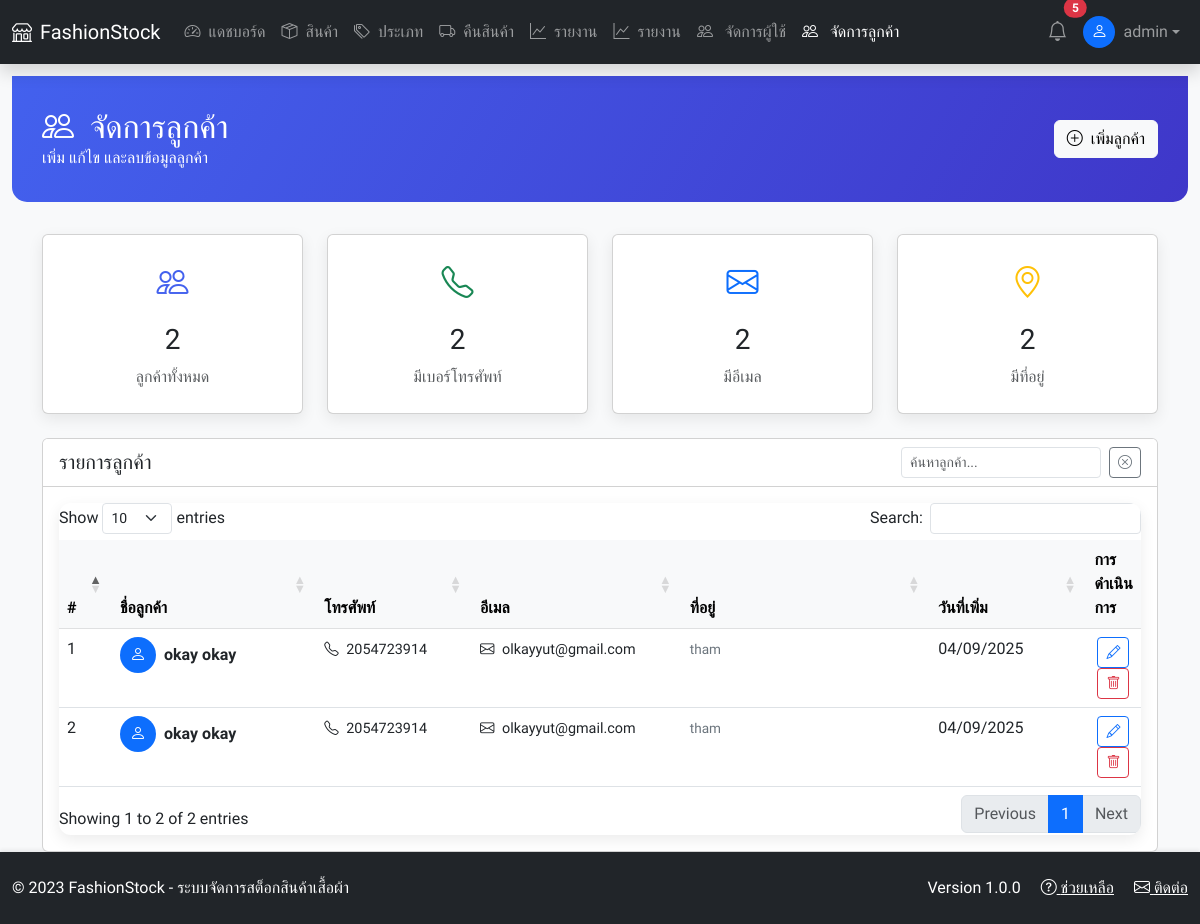
/modules/customers.php (signed in), run on the app's committed database.
### tables this page shows
CREATE TABLE `customers` (
  `id` int(11) NOT NULL,
  `name` varchar(150) NOT NULL,
  `phone` varchar(30) DEFAULT NULL,
  `address` varchar(255) DEFAULT NULL,
  `email` varchar(150) DEFAULT NULL,
  `customer_group` enum('regular','vip','wholesale') NOT NULL DEFAULT 'regular',
  `points` int(11) NOT NULL DEFAULT 0,
  `created_at` timestamp NOT NULL DEFAULT current_timestamp()
);

### modules/customers.php (the view, shortened to what this page needs)
<?php
require_once '../includes/auth.php';
function getCustomers($pdo) {
    $stmt = $pdo->prepare("SELECT * FROM customers ORDER BY created_at DESC");
    $stmt->execute();
    return $stmt->fetchAll();
}
$customers = getCustomers($pdo);
?>
<!DOCTYPE html>
<html lang="th">
<head>
    <link href="https://cdn.jsdelivr.net/npm/bootstrap@5.3.0/dist/css/bootstrap.min.css" rel="stylesheet">
    <link href="https://cdn.datatables.net/1.13.6/css/dataTables.bootstrap5.min.css" rel="stylesheet">
    <link rel="stylesheet" href="https://cdn.jsdelivr.net/npm/bootstrap-icons@1.10.5/font/bootstrap-icons.css">
    <link rel="stylesheet" href="css/style.css">
</head>
<body>
    <?php include '../includes/header.php'; ?>
    <div class="container-fluid">
        <div class="row">
            <main class="">
                <div class="page-header">
                    <div class="container">
                        <div class="row align-items-center">
                            <div class="col-md-6">
                                <h1 class="h2 mb-0"><i class="bi bi-people me-2"></i> จัดการลูกค้า</h1>
                                <p class="mb-0">เพิ่ม แก้ไข และลบข้อมูลลูกค้า</p>
                            </div>
                            <div class="col-md-6 text-md-end">
                                <button class="btn btn-light" data-bs-toggle="modal" data-bs-target="#customerModal" data-action="add">
                                    <i class="bi bi-plus-circle me-1"></i> เพิ่มลูกค้า
                                </button>
                            </div>
                        </div>
                    </div>
                </div>
                <div class="container">
                    <div class="row mb-4">
                        <div class="col-md-3">
                            <div class="card customer-card text-center p-4">
                                <div class="customer-icon">
                                    <i class="bi bi-people"></i>
                                </div>
                                <h3><?php echo count($customers); ?></h3>
                                <p class="text-muted mb-0">ลูกค้าทั้งหมด</p>
                            </div>
                        </div>
                        <div class="col-md-3">
                            <div class="card customer-card text-center p-4">
                                <div class="customer-icon text-success">
                                    <i class="bi bi-telephone"></i>
                                </div>
                                <h3><?php
                                    $with_phone = array_filter($customers, function($c) {
                                        return !empty($c['phone']);
                                    });
                                    echo count($with_phone);
                                ?></h3>
                                <p class="text-muted mb-0">มีเบอร์โทรศัพท์</p>
                            </div>
                        </div>
                        <div class="col-md-3">
                            <div class="card customer-card text-center p-4">
                                <div class="customer-icon text-primary">
                                    <i class="bi bi-envelope"></i>
                                </div>
                                <h3><?php
                                    $with_email = array_filter($customers, function($c) {
                                        return !empty($c['email']);
                                    });
                                    echo count($with_email);
                                ?></h3>
                                <p class="text-muted mb-0">มีอีเมล</p>
                            </div>
                        </div>
                        <div class="col-md-3">
                            <div class="card customer-card text-center p-4">
                                <div class="customer-icon text-warning">
                                    <i class="bi bi-geo-alt"></i>
                                </div>
                                <h3><?php
                                    $with_address = array_filter($customers, function($c) {
                                        return !empty($c['address']);
                                    });
                                    echo count($with_address);
                                ?></h3>
                                <p class="text-muted mb-0">มีที่อยู่</p>
                            </div>
                        </div>
                    </div>
                    <div class="card">
                        <div class="card-header bg-white">
                            <div class="d-flex justify-content-between align-items-center">
                                <h5 class="card-title mb-0">รายการลูกค้า</h5>
                                <div class="d-flex">
                                    <input type="text" id="searchInput" class="form-control form-control-sm me-2" placeholder="ค้นหาลูกค้า..." style="width: 200px;">
                                    <button class="btn btn-sm btn-outline-secondary" id="btnClearSearch">
                                        <i class="bi bi-x-circle"></i>
                                    </button>
                                </div>
                            </div>
                        </div>
                        <div class="card-body">
                            <div class="table-responsive">
                                <table id="customersTable" class="table table-hover">
                                    <thead class="table-light">
                                        <tr>
                                            <th width="5%">#</th>
                                            <th width="20%">ชื่อลูกค้า</th>
                                            <th width="15%">โทรศัพท์</th>
                                            <th width="20%">อีเมล</th>
                                            <th width="25%">ที่อยู่</th>
                                            <th width="15%">วันที่เพิ่ม</th>
                                            <th width="15%">การดำเนินการ</th>
                                        </tr>
                                    </thead>
                                    <tbody>
                                        <?php if (count($customers) > 0): ?>
                                            <?php foreach ($customers as $index => $cust): ?>
                                                <tr>
                                                    <td><?php echo $index + 1; ?></td>
                                                    <td>
                                                        <div class="d-flex align-items-center">
                                                            <div class="bg-primary rounded-circle d-flex align-items-center justify-content-center me-2" style="width: 36px; height: 36px;">
                                                                <i class="bi bi-person text-white"></i>
                                                            </div>
                                                            <strong><?php echo htmlspecialchars($cust['name']); ?></strong>
                                                        </div>
                                                    </td>
                                                    <td>
                                                        <?php if (!empty($cust['phone'])): ?>
                                                            <span class="contact-info">
                                                                <i class="bi bi-telephone me-1"></i>
                                                                <?php echo htmlspecialchars($cust['phone']); ?>
                                                            </span>
                                                        <?php else: ?>
                                                            <span class="text-muted">-</span>
                                                        <?php endif; ?>
                                                    </td>
                                                    <td>
                                                        <?php if (!empty($cust['email'])): ?>
                                                            <span class="contact-info">
                                                                <i class="bi bi-envelope me-1"></i>
                                                                <?php echo htmlspecialchars($cust['email']); ?>
                                                            </span>
                                                        <?php else: ?>
                                                            <span class="text-muted">-</span>
                                                        <?php endif; ?>
                                                    </td>
                                                    <td>
                                                        <?php if (!empty($cust['address'])): ?>
                                                            <span class="address-info" title="<?php echo htmlspecialchars($cust['address']); ?>">
                                                                <?php
                                                                if (strlen($cust['address']) > 50) {
                                                                    echo htmlspecialchars(substr($cust['address'], 0, 50)) . '...';
                                                                } else {
                                                                    echo htmlspecialchars($cust['address']);
                                                                }
                                                                ?>
                                                            </span>
                                                        <?php else: ?>
                                                            <span class="text-muted">-</span>
                                                        <?php endif; ?>
                                                    </td>
                                                    <td><?php echo date('d/m/Y', strtotime($cust['created_at'])); ?></td>
                                                    <td class="action-buttons">
                                                        <button class="btn btn-sm btn-outline-primary"
                                                                data-bs-toggle="modal"
                                                                data-bs-target="#customerModal"
                                                                data-action="edit"
                                                                data-id="<?php echo $cust['id']; ?>"
                                                                data-name="<?php echo htmlspecialchars($cust['name']); ?>"
                                                                data-phone="<?php echo htmlspecialchars($cust['phone']); ?>"
                                                                data-email="<?php echo htmlspecialchars($cust['email']); ?>"
                                                                data-address="<?php echo htmlspecialchars($cust['address']); ?>">
                                                            <i class="bi bi-pencil"></i>
                                                        </button>
                                                        <button class="btn btn-sm btn-outline-danger btn-delete"
                                                                data-id="<?php echo $cust['id']; ?>"
                                                                data-name="<?php echo htmlspecialchars($cust['name']); ?>">
                                                            <i class="bi bi-trash"></i>
                                                        </button>
                                                    </td>
                                                </tr>
                                            <?php endforeach; ?>
                                        <?php endif; ?>
                                    </tbody>
                                </table>
                            </div>
                        </div>
                    </div>
                </div>
            </main>
        </div>
    </div>
    <?php include '../includes/footer.php'; ?>
</body>
</html>

### css/style.css (style rules this page uses)
body { font-family: 'Phetsarath OT', sans-serif; background-color: #f8f9fa; }
main { margin-top: 56px; }

### modules/customers.php (style rules this page uses)
.page-header { background: linear-gradient(120deg, #4361ee, #3f37c9); color: white; padding: 2rem 0; margin-bottom: 2rem; border-radius: 0 0 15px 15px; }
.customer-card { border-radius: 12px; box-shadow: 0 5px 15px rgba(0, 0, 0, 0.08); transition: transform 0.3s; }
.customer-icon { font-size: 2rem; color: #4361ee; margin-bottom: 1rem; }
.action-buttons .btn { margin: 0 3px; }
.table-responsive { border-radius: 12px; overflow: hidden; box-shadow: 0 5px 15px rgba(0, 0, 0, 0.08); }
#customersTable th { background-color: #f8f9fa; font-weight: 600; }
.btn-delete { transition: all 0.3s; }
.contact-info { font-size: 0.9rem; }
.address-info { font-size: 0.85rem; color: #6c757d; }

### includes/header.php (style rules this page uses)
body { font-family: 'Phetsarath', sans-serif; }

### includes/footer.php (style rules this page uses)
body { display: flex; flex-direction: column; min-height: 100vh; }
main { flex: 1; }

### data on the page
customers: name "okay okay", phone "2054723914", email "olkayyut@gmail.com", address "tham", created_at "04/09/2025"
customers: name "okay okay", phone "2054723914", email "olkayyut@gmail.com", address "tham", created_at "04/09/2025"

### other printed values
$notificationCount "5"
$_SESSION['username'] "admin"
count($customers) "2"
count($with_phone) "2"
count($with_email) "2"
count($with_address) "2"
